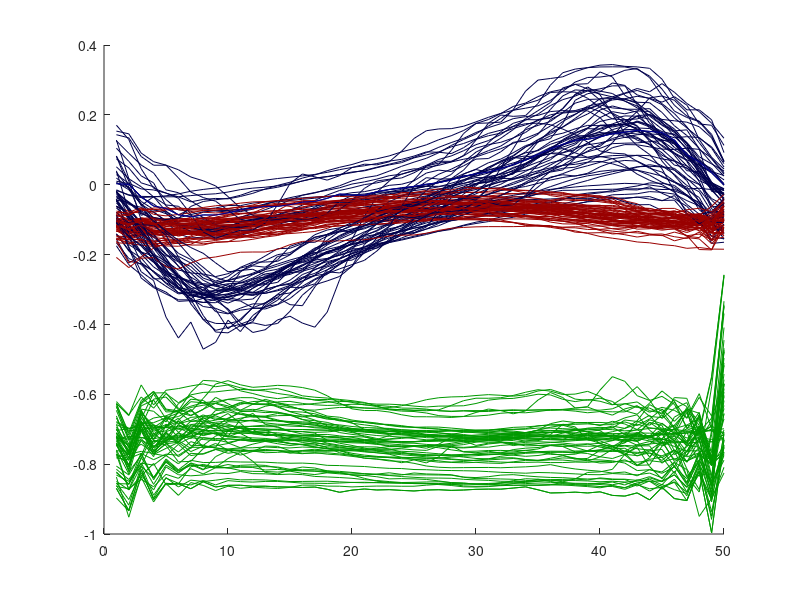
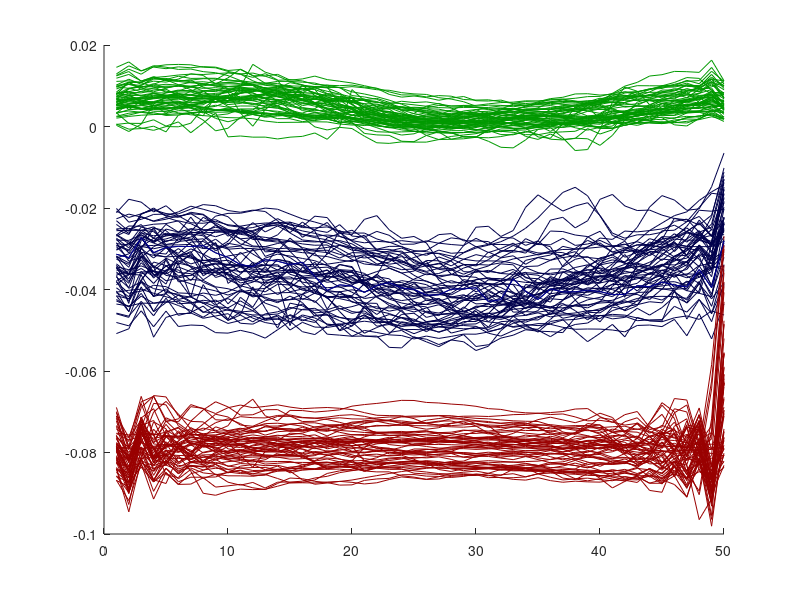
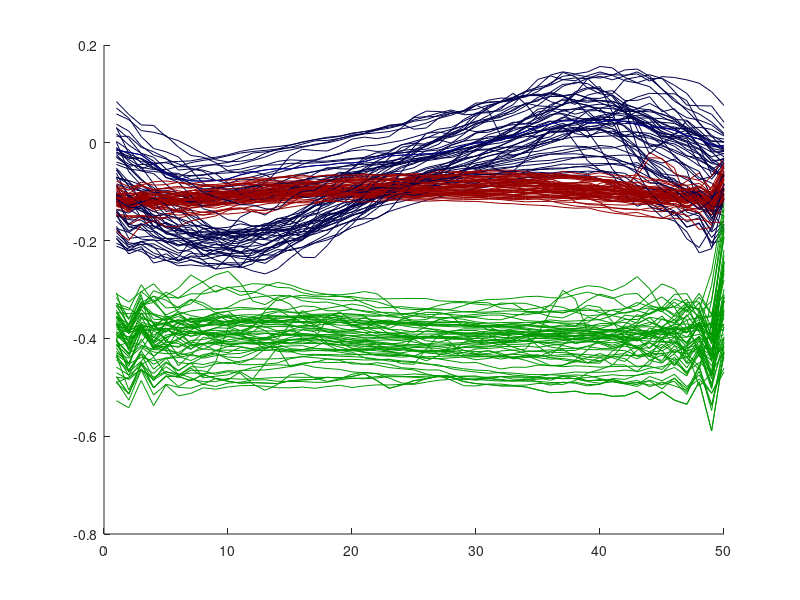
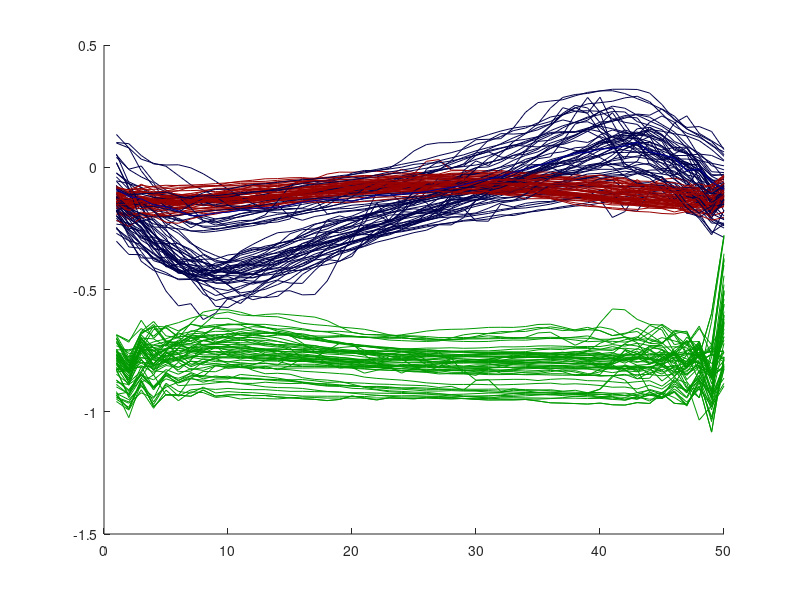

Write MATLAB code to recreate these figures, in order. (Note: this script raises an error after producing the figures.)
% MM and gaussian unit test
% for 5 key positions
data_train=load('final_data_for_train_test/train_for_model.mat');
data_train=data_train.train_for_model;
[N T]=size(data_train);
%% normalization towards mean value
figure(1)
hold on;
figure(2)
hold on;
figure(3)
hold on;
figure(4)
hold on;
figure(5)
hold on;
figure(6)
hold on;
figure(7)
hold on;
figure(8)
hold on;
figure(9)
hold on;
for h=1:50:T
     %normalized = featureNormalize(data_train(:, h:h+49)')';
  % get the max and mean
   normalized= data_train(:, h:h+49);
   normalized_data(1:27,h:h+49)=normalized;

   figure(1)
   M=plot(normalized(1:3,:)');           % line plot
   set(M, {'color'}, {[0.6 0 0];[0 0.6 0];[0 0 0.3]}, 'LineWidth',0.2);
   figure(2)
   M=plot(normalized(4:6,:)');           % line plot
   set(M, {'color'}, {[0.6 0 0];[0 0.6 0];[0 0 0.3]}, 'LineWidth',0.2);
   figure(3)
   M=plot(normalized(7:9,:)');           % line plot
   set(M, {'color'}, {[0.6 0 0];[0 0.6 0];[0 0 0.3]}, 'LineWidth',0.2);
   figure(4)
   M=plot(normalized(10:12,:)');           % line plot
   set(M, {'color'}, {[0.6 0 0];[0 0.6 0];[0 0 0.3]}, 'LineWidth',0.2);
   figure(5)
   M=plot(normalized(13:15,:)');           % line plot
   set(M, {'color'}, {[0.6 0 0];[0 0.6 0];[0 0 0.3]}, 'LineWidth',0.2);
   figure(6)
   M=plot(normalized(16:18,:)');           % line plot
   set(M, {'color'}, {[0.6 0 0];[0 0.6 0];[0 0 0.3]}, 'LineWidth',0.2);
   figure(7)
   M=plot(normalized(19:21,:)');           % line plot
   set(M, {'color'}, {[0.6 0 0];[0 0.6 0];[0 0 0.3]}, 'LineWidth',0.2);
   figure(8)
   M=plot(normalized(22:24,:)');           % line plot
   set(M, {'color'}, {[0.8 0 0];[0 0.7 0];[0 0 0.3]}, 'LineWidth',0.5);
   figure(9)
   M=plot(normalized(25:27,:)');           % line plot
   set(M, {'color'}, {[0.6 0 0];[0 0.6 0];[0 0 0.3]}, 'LineWidth',0.5);
end

data_train=normalized;


nS=T/50;
%number of sequences

GMM_model = fitgmdist(normalized_data', 8);


% example on how to  generate random data by this model 
% X = random(GMM_state{1},1000);


%% 
 % test new data to check if the model fits the new data and what is the
 % probability of the data being generated by this model

 
 % using the ML algo
% http://people.csail.mit.edu/dsontag/courses/ml12/slides/lecture21.pdf

% Posterior
%y = y + obj.PComponents(j) * mvncdf(X,obj.mu(j,:),obj.Sigma(:,:,j));
 
%pr = posterior(GMM_state{1}, state(:,1)');
% if there is a model which fits with more than 95 % accuracy, it is fine



% test on the normal set
normal=load('final_data_for_train_test/test_normal.mat');
normal=normal.train_for_model_normal;
[N T]=size(normal);
nS=T/50;
%number of sequences
i=1;
for h=1:50:T

 %  normalized = featureNormalize(normal(:, h:h+49)')';
   % get the max and mean
  
   normalized= normal(:, h:h+49);
   normalized_data_test(1:27,h:h+49)=normalized;
   
   figure(1)
   M=plot(normalized(1:3,:)');           % line plot
   set(M, {'color'}, {[0.6 0 0];[0 0.6 0];[0 0 0.6]}, 'LineWidth',0.3);
   figure(2)
   M=plot(normalized(4:6,:)');           % line plot
   set(M, {'color'}, {[0.6 0 0];[0 0.6 0];[0 0 0.6]}, 'LineWidth',0.3);
   figure(3)
   M=plot(normalized(7:9,:)');           % line plot
   set(M, {'color'}, {[0.6 0 0];[0 0.6 0];[0 0 0.6]}, 'LineWidth',0.3);
   figure(4)
   M=plot(normalized(10:12,:)');           % line plot
   set(M, {'color'}, {[0.6 0 0];[0 0.6 0];[0 0 0.6]}, 'LineWidth',0.3);
   figure(5)
   M=plot(normalized(13:15,:)');           % line plot
   set(M, {'color'}, {[0.6 0 0];[0 0.6 0];[0 0 0.6]}, 'LineWidth',0.3);
   figure(6)
   M=plot(normalized(16:18,:)');           % line plot
   set(M, {'color'}, {[0.6 0 0];[0 0.6 0];[0 0 0.6]}, 'LineWidth',0.3);
   figure(7)
   M=plot(normalized(19:21,:)');           % line plot
   set(M, {'color'}, {[0.6 0 0];[0 0.6 0];[0 0 0.6]}, 'LineWidth',0.3);
   figure(8)
   M=plot(normalized(22:24,:)');           % line plot
   set(M, {'color'}, {[0.6 0 0];[0 0.6 0];[0 0 0.6]}, 'LineWidth',0.3);
   figure(9)
   M=plot(normalized(25:27,:)');           % line plot
   set(M, {'color'}, {[0.6 0 0];[0 0.6 0];[0 0 0.6]}, 'LineWidth',0.3);
   [pr, nlogl(i)]= posterior(GMM_model, normalized');
   i=i+1;
end



%% abnormal LKI
LKI=load('final_data_for_train_test/test_LFD.mat');
LKI=LKI.train_for_model_LFD;
[N T]=size(LKI);
nS=T/50;
%number of sequences
NameArray = {'LineStyle'};
ValueArray = { '-.'};
for h=1:50:T

   %normalized = featureNormalize(LKI(:, h:h+49)')';
   % get the max and mean
   normalized=LKI(:, h:h+49);
   normalized_data_LKI(1:27,h:h+49)=normalized;
   %
   figure(1)
   figure(1)
   M=plot(normalized(1:3,:)');           % line plot
   set(M, {'color'}, {[1 0.1 0];[0.2 1 0];[0 0.4 1]}, NameArray, ValueArray,  'LineWidth',2);
   figure(2)
   M=plot(normalized(4:6,:)');           % line plot
   set(M, {'color'}, {[1 0.1 0];[0.2 1 0];[0 0.4 1]},  NameArray, ValueArray, 'LineWidth',2);
   figure(3)
   M=plot(normalized(7:9,:)');           % line plot
   set(M, {'color'}, {[1 0.1 0];[0.2 1 0];[0 0.4 1]},  NameArray, ValueArray, 'LineWidth',2);
   figure(4)
   M=plot(normalized(10:12,:)');           % line plot
   set(M, {'color'}, {[1 0.1 0];[0.2 1 0];[0 0.4 1]},  NameArray, ValueArray, 'LineWidth',2);
     figure(5)
   M=plot(normalized(13:15,:)');           % line plot
   set(M, {'color'}, {[1 0.1 0];[0.2 1 0];[0 0.4 1]},  NameArray, ValueArray, 'LineWidth',2);
 figure(6)
   M=plot(normalized(16:18,:)');           % line plot
   set(M, {'color'}, {[1 0.1 0];[0.2 1 0];[0 0.4 1]},  NameArray, ValueArray, 'LineWidth',2);
 figure(7)
   M=plot(normalized(19:21,:)');           % line plot
   set(M, {'color'}, {[1 0.1 0];[0.2 1 0];[0 0.4 1]},  NameArray, ValueArray, 'LineWidth',2);
 figure(8)
   M=plot(normalized(22:24,:)');           % line plot
   set(M, {'color'}, {[1 0.1 0];[0.2 1 0];[0 0.4 1]},  NameArray, ValueArray, 'LineWidth',2);
 figure(9)
   M=plot(normalized(25:27,:)');           % line plot
   set(M, {'color'}, {[1 0.1 0];[0.2 1 0];[0 0.4 1]},  NameArray, ValueArray, 'LineWidth',2);
end


% 
% 
% 
% for i=1:50:T
%     data_seq=LKI(3:3:N,i:i+49);
%         for j=1:10:50
%             state=data_seq(:,j:j+9);
%             state=mean(state,2);
%             pr = posterior(GMM_state{1}, state')
%         end
% 
% 
% end




% 
% %%
% % plot without normalization
% % MM and gaussian unit test
% % for 5 key positions
% data_train=load('final_data_for_train_test/train_for_model.mat');
% data_train=data_train.train_for_model;
% [N T]=size(data_train);
% %% normalization towards mean value
% figure(1)
% hold on;
% for h=1:50:T
% 
%    normalized = featureNormalize(data_train(:, h:h+49)')';
%    % get the max and mean
%    normalized_data(1:27,h:h+49)=normalized;
%    figure(1)
%    plot(data_train(3, h:h+49),'b'); % plot Z of normalized data
% end
% 
% data_train=normalized;
% 
% 
% nS=T/50;
% %number of sequences
% 
% GMM_model = fitgmdist(normalized_data', 8);
% 
% 
% % example on how to  generate random data by this model 
% % X = random(GMM_state{1},1000);
% 
% 
% %% 
%  % test new data to check if the model fits the new data and what is the
%  % probability of the data being generated by this model
% 
%  
%  % using the ML algo
% % http://people.csail.mit.edu/dsontag/courses/ml12/slides/lecture21.pdf
% 
% % Posterior
% %y = y + obj.PComponents(j) * mvncdf(X,obj.mu(j,:),obj.Sigma(:,:,j));
%  
% %pr = posterior(GMM_state{1}, state(:,1)');
% % if there is a model which fits with more than 95 % accuracy, it is fine
% 
% 
% 
% % test on the normal set
% normal=load('final_data_for_train_test/test_normal.mat');
% normal=normal.train_for_model_normal;
% [N T]=size(normal);
% nS=T/50;
% %number of sequences
% i=1;
% for h=1:50:T
% 
%    normalized = featureNormalize(normal(:, h:h+49)')';
%    % get the max and mean
%    normalized_data_test(1:27,h:h+49)=normalized;
%    figure(1)
%    plot(normal(3, h:h+49),'r'); % plot Z of normalized data
%    [pr, nlogl(i)]= posterior(GMM_model, normalized');
%    i=i+1;
% end
% 
% 
% 
% %% abnormal LKI
% LKI=load('final_data_for_train_test/test_LKI.mat');
% LKI=LKI.train_for_model_LKI;
% [N T]=size(LKI);
% nS=T/50;
% %number of sequences
% 
% for h=1:50:T
% 
%    normalized = featureNormalize(LKI(:, h:h+49)')';
%    % get the max and mean
%    normalized_data_LKI(1:27,h:h+49)=normalized;
%    figure(1)
%    plot(LKI(3, h:h+49),'g'); % plot Z of normalized data
% end

